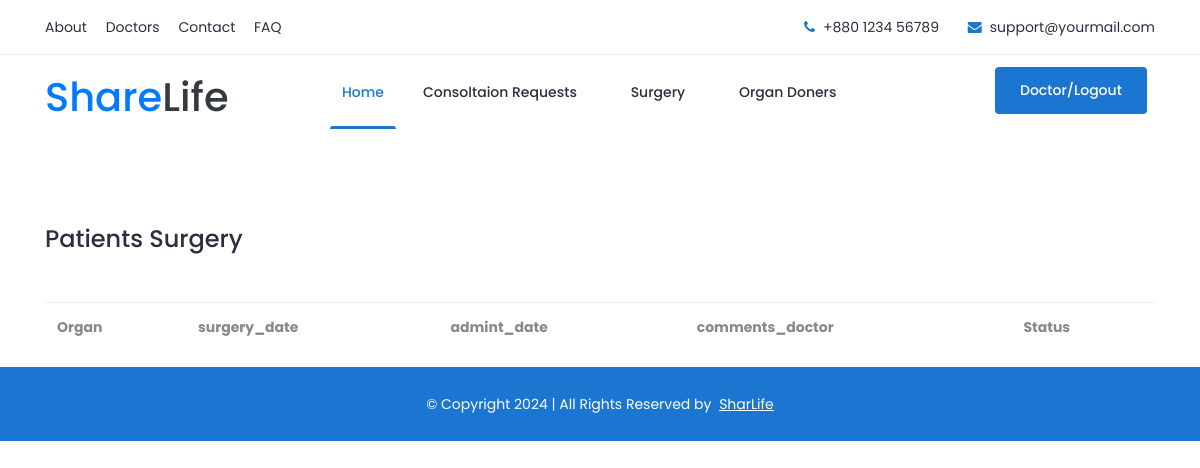
The app's page /Donation/DoctorSurgery (signed in), older data.
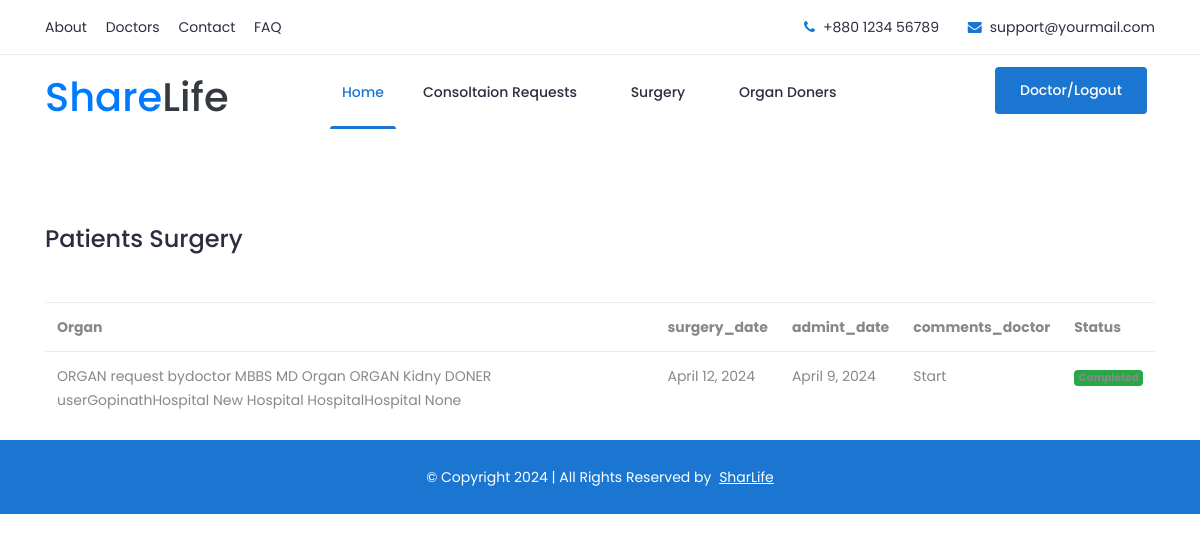
The same page, newer data.
### Donation/models.py (models this page shows, shortened)
class Surgery(models.Model):
    organrequest = models.ForeignKey(Organrequest,on_delete = models.CASCADE,null=True)
    patient = models.ForeignKey(UserProfile, on_delete = models.CASCADE)
    surgery_date = models.DateField(auto_now_add = False)
    admint_date = models.DateField(auto_now_add = False)
    surgery_status = models.BooleanField(default = True)
    comments_doctor = models.CharField(max_length = 1000, null= True)

class Organrequest(models.Model):
    Organ = models.ForeignKey(OrganDonation,on_delete = models.CASCADE)
    doctor = models.ForeignKey(DoctorProfile, on_delete = models.SET_NULL, null = True)
    hospitel = models.ForeignKey(HospitalProfile, on_delete = models.SET_NULL, null = True)
    patient = models.ForeignKey(UserProfile, on_delete = models.CASCADE, null = True)
    request_status = models.BooleanField(default = True)
    def __str__(self):
        return "ORGAN request by" + str(self.doctor) + " Organ " + str(self.Organ) + "Hospital " + str(self.hospitel)

class OrganDonation(models.Model):
    options = (("A+","A+"),("A-","A-"),("B+","B+"),("B-","B-"),("AB+","AB+"),("AB-","AB-"),("O+","O+"),("O-","O-"))
    doner = models.ForeignKey(UserProfile, on_delete = models.CASCADE, null = True)
    organ = models.CharField(max_length = 255)
    Bloodgroup = models.CharField(max_length=255, choices= options)
    HealthPath = models.CharField(max_length = 1000)
    Hospital = models.ForeignKey(HospitalProfile, on_delete = models.SET_NULL, null = True)
    availability = models.BooleanField(default = True)
    def __str__(self):
        return "ORGAN " + str(self.organ) + " DONER " + str(self.doner) + "Hospital " + str(self.Hospital)

### Home/models.py (models this page shows)
class DoctorProfile(models.Model):
    user = models.ForeignKey(User, on_delete=models.CASCADE,null = True)
    last_name = models.CharField(max_length=255)
    Address = models.CharField(max_length=255)
    district = models.CharField(max_length=255)
    state = models.CharField(max_length=255)
    phone = models.CharField(max_length=20)
    Specilisation = models.CharField(max_length=255)
    profile_pic = models.FileField(upload_to="profilepic")
    active = models.BooleanField(default = False)
    def __str__(self):
        return str(self.user.first_name) + " " + str(self.Specilisation)

class UserProfile(models.Model):
    options = (("A+","A+"),("A-","A-"),("B+","B+"),("B-","B-"),("AB+","AB+"),("AB-","AB-"),("O+","O+"),("O-","O-"))
    last_name = models.CharField(max_length=255)
    date_of_birth = models.DateField(auto_now_add = False)
    Bloodgroup = models.CharField(max_length=255, choices= options)
    Address = models.CharField(max_length=255)
    district = models.CharField(max_length=255)
    state = models.CharField(max_length=255)
    phone = models.CharField(max_length=20)
    profile_pic = models.FileField(upload_to="profilepic")
    user = models.OneToOneField(User,on_delete = models.CASCADE,null = True)
    def __str__(self):
        return str(self.user.first_name) + str(self.last_name)

class HospitalProfile(models.Model):
    user = models.ForeignKey(User, on_delete=models.CASCADE,null = True)
    name = models.CharField(max_length=255)
    Address = models.CharField(max_length=255)
    district = models.CharField(max_length=255)
    state = models.CharField(max_length=255)
    phone = models.CharField(max_length=20)
    profile_pic = models.FileField(upload_to="profilepic")
    active = models.BooleanField(default = False)
    def __str__(self):
        return str(self.name) + " Hospital"

### Donation/views.py (the view)
# urls.py: path("DoctorSurgery",views.DoctorSurgery,name="DoctorSurgery"),
def DoctorSurgery(request):
    surgey = Surgery.objects.filter(organrequest__doctor__user = request.user)
    context = {
        "surgey":surgey
    }
    return render(request,"doctorsurgery.html",context)

### templates/doctorsurgery.html (shortened to what this page needs)
{% extends 'doctorindex.html' %}
{% block content %}
<div class="container mt-5">
        <br><br>
        <h4>Patients Surgery</h4><br><br>
    <table class="table">
        <tr>
            <th>Organ</th>
            <th>surgery_date</th>
            <th>admint_date</th>
            <th>comments_doctor</th>
            <th>Status</th>
        </tr>
        {% for i in surgey %}
        <tr>
            <td>{{i.organrequest}}</td>
            <td>{{i.surgery_date}}</td>
            <td>{{i.admint_date}}</td>
            <td>{{i.comments_doctor}}</td>
            <td>
                {% if i.surgery_status == False %}
                <span  class="badge bg-warning">Pending</span>
                <a href="" class="btn btn-info">Mark As Completed </a>
                {% else %}
                <span class="badge bg-success">Completed</span>
                {% endif %}
            </td>
        </tr>
        {% endfor %}
    </table>
</div>
{% endblock %}

Row changes from the older to the newer data that the page shows:
added Surgery: organrequest "ORGAN request bydoctor MBBS MD Organ ORGAN Kidny DONER userGopinathHospital New Hospital HospitalHospital None", surgery_date "April 12, 2024", admint_date "April 9, 2024", comments_doctor "Start", surgery_status "Completed"
